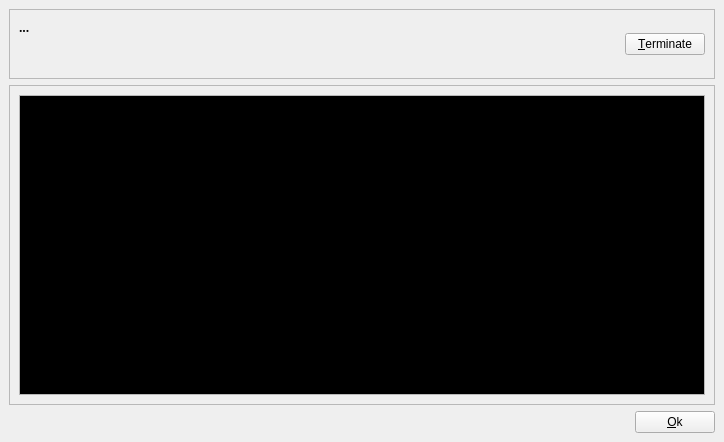
<?xml version="1.0" encoding="UTF-8"?>
<ui version="4.0">
 <class>Console</class>
 <widget class="QMainWindow" name="Console">
  <property name="geometry">
   <rect>
    <x>0</x>
    <y>0</y>
    <width>724</width>
    <height>442</height>
   </rect>
  </property>
  <property name="windowTitle">
   <string>Action output window - QGit</string>
  </property>
  <property name="windowIcon">
   <iconset resource="icons.qrc">
    <normaloff>:/icons/resources/utilities-terminal.svg</normaloff>:/icons/resources/utilities-terminal.svg</iconset>
  </property>
  <widget class="QWidget" name="widget">
   <layout class="QHBoxLayout">
    <property name="spacing">
     <number>6</number>
    </property>
    <property name="leftMargin">
     <number>9</number>
    </property>
    <property name="topMargin">
     <number>9</number>
    </property>
    <property name="rightMargin">
     <number>9</number>
    </property>
    <property name="bottomMargin">
     <number>9</number>
    </property>
    <item>
     <layout class="QVBoxLayout">
      <property name="spacing">
       <number>6</number>
      </property>
      <property name="leftMargin">
       <number>0</number>
      </property>
      <property name="topMargin">
       <number>0</number>
      </property>
      <property name="rightMargin">
       <number>0</number>
      </property>
      <property name="bottomMargin">
       <number>0</number>
      </property>
      <item>
       <widget class="QFrame" name="frame_3">
        <property name="sizePolicy">
         <sizepolicy hsizetype="Preferred" vsizetype="Minimum">
          <horstretch>0</horstretch>
          <verstretch>0</verstretch>
         </sizepolicy>
        </property>
        <property name="minimumSize">
         <size>
          <width>16</width>
          <height>70</height>
         </size>
        </property>
        <property name="frameShape">
         <enum>QFrame::StyledPanel</enum>
        </property>
        <property name="frameShadow">
         <enum>QFrame::Plain</enum>
        </property>
        <layout class="QHBoxLayout">
         <property name="spacing">
          <number>6</number>
         </property>
         <property name="leftMargin">
          <number>9</number>
         </property>
         <property name="topMargin">
          <number>9</number>
         </property>
         <property name="rightMargin">
          <number>9</number>
         </property>
         <property name="bottomMargin">
          <number>9</number>
         </property>
         <item>
          <layout class="QHBoxLayout">
           <property name="spacing">
            <number>6</number>
           </property>
           <property name="leftMargin">
            <number>0</number>
           </property>
           <property name="topMargin">
            <number>0</number>
           </property>
           <property name="rightMargin">
            <number>0</number>
           </property>
           <property name="bottomMargin">
            <number>0</number>
           </property>
           <item>
            <widget class="QLabel" name="textLabelCmd">
             <property name="sizePolicy">
              <sizepolicy hsizetype="Preferred" vsizetype="Preferred">
               <horstretch>3</horstretch>
               <verstretch>0</verstretch>
              </sizepolicy>
             </property>
             <property name="font">
              <font>
               <family>Sans Serif</family>
               <pointsize>9</pointsize>
               <weight>75</weight>
               <italic>false</italic>
               <bold>true</bold>
               <underline>false</underline>
               <strikeout>false</strikeout>
              </font>
             </property>
             <property name="toolTip">
              <string>Shows action definition</string>
             </property>
             <property name="text">
              <string>...</string>
             </property>
             <property name="textFormat">
              <enum>Qt::PlainText</enum>
             </property>
             <property name="alignment">
              <set>Qt::AlignLeading|Qt::AlignLeft|Qt::AlignTop</set>
             </property>
             <property name="wordWrap">
              <bool>true</bool>
             </property>
            </widget>
           </item>
           <item>
            <spacer>
             <property name="orientation">
              <enum>Qt::Horizontal</enum>
             </property>
             <property name="sizeHint" stdset="0">
              <size>
               <width>40</width>
               <height>20</height>
              </size>
             </property>
            </spacer>
           </item>
           <item>
            <widget class="QPushButton" name="pushButtonTerminate">
             <property name="sizePolicy">
              <sizepolicy hsizetype="Minimum" vsizetype="Fixed">
               <horstretch>0</horstretch>
               <verstretch>0</verstretch>
              </sizepolicy>
             </property>
             <property name="toolTip">
              <string>Click to terminate action execution</string>
             </property>
             <property name="text">
              <string>&amp;Terminate</string>
             </property>
             <property name="icon">
              <iconset resource="icons.qrc">
               <normaloff>:/icons/resources/window-close.svg</normaloff>:/icons/resources/window-close.svg</iconset>
             </property>
             <property name="autoDefault">
              <bool>true</bool>
             </property>
             <property name="flat">
              <bool>false</bool>
             </property>
            </widget>
           </item>
          </layout>
         </item>
        </layout>
       </widget>
      </item>
      <item>
       <widget class="QFrame" name="frame">
        <property name="frameShape">
         <enum>QFrame::StyledPanel</enum>
        </property>
        <property name="frameShadow">
         <enum>QFrame::Plain</enum>
        </property>
        <layout class="QHBoxLayout">
         <property name="spacing">
          <number>6</number>
         </property>
         <property name="leftMargin">
          <number>9</number>
         </property>
         <property name="topMargin">
          <number>9</number>
         </property>
         <property name="rightMargin">
          <number>9</number>
         </property>
         <property name="bottomMargin">
          <number>9</number>
         </property>
         <item>
          <widget class="QTextEdit" name="textEditOutput">
           <property name="palette">
            <palette>
             <active>
              <colorrole role="WindowText">
               <brush brushstyle="SolidPattern">
                <color alpha="255">
                 <red>0</red>
                 <green>0</green>
                 <blue>0</blue>
                </color>
               </brush>
              </colorrole>
              <colorrole role="Button">
               <brush brushstyle="SolidPattern">
                <color alpha="255">
                 <red>221</red>
                 <green>223</green>
                 <blue>228</blue>
                </color>
               </brush>
              </colorrole>
              <colorrole role="Light">
               <brush brushstyle="SolidPattern">
                <color alpha="255">
                 <red>255</red>
                 <green>255</green>
                 <blue>255</blue>
                </color>
               </brush>
              </colorrole>
              <colorrole role="Midlight">
               <brush brushstyle="SolidPattern">
                <color alpha="255">
                 <red>255</red>
                 <green>255</green>
                 <blue>255</blue>
                </color>
               </brush>
              </colorrole>
              <colorrole role="Dark">
               <brush brushstyle="SolidPattern">
                <color alpha="255">
                 <red>85</red>
                 <green>85</green>
                 <blue>85</blue>
                </color>
               </brush>
              </colorrole>
              <colorrole role="Mid">
               <brush brushstyle="SolidPattern">
                <color alpha="255">
                 <red>199</red>
                 <green>199</green>
                 <blue>199</blue>
                </color>
               </brush>
              </colorrole>
              <colorrole role="Text">
               <brush brushstyle="SolidPattern">
                <color alpha="255">
                 <red>85</red>
                 <green>255</green>
                 <blue>0</blue>
                </color>
               </brush>
              </colorrole>
              <colorrole role="BrightText">
               <brush brushstyle="SolidPattern">
                <color alpha="255">
                 <red>255</red>
                 <green>255</green>
                 <blue>255</blue>
                </color>
               </brush>
              </colorrole>
              <colorrole role="ButtonText">
               <brush brushstyle="SolidPattern">
                <color alpha="255">
                 <red>0</red>
                 <green>0</green>
                 <blue>0</blue>
                </color>
               </brush>
              </colorrole>
              <colorrole role="Base">
               <brush brushstyle="SolidPattern">
                <color alpha="255">
                 <red>0</red>
                 <green>0</green>
                 <blue>0</blue>
                </color>
               </brush>
              </colorrole>
              <colorrole role="Window">
               <brush brushstyle="SolidPattern">
                <color alpha="255">
                 <red>239</red>
                 <green>239</green>
                 <blue>239</blue>
                </color>
               </brush>
              </colorrole>
              <colorrole role="Shadow">
               <brush brushstyle="SolidPattern">
                <color alpha="255">
                 <red>0</red>
                 <green>0</green>
                 <blue>0</blue>
                </color>
               </brush>
              </colorrole>
              <colorrole role="Highlight">
               <brush brushstyle="SolidPattern">
                <color alpha="255">
                 <red>103</red>
                 <green>141</green>
                 <blue>178</blue>
                </color>
               </brush>
              </colorrole>
              <colorrole role="HighlightedText">
               <brush brushstyle="SolidPattern">
                <color alpha="255">
                 <red>255</red>
                 <green>255</green>
                 <blue>255</blue>
                </color>
               </brush>
              </colorrole>
              <colorrole role="Link">
               <brush brushstyle="SolidPattern">
                <color alpha="255">
                 <red>0</red>
                 <green>0</green>
                 <blue>238</blue>
                </color>
               </brush>
              </colorrole>
              <colorrole role="LinkVisited">
               <brush brushstyle="SolidPattern">
                <color alpha="255">
                 <red>82</red>
                 <green>24</green>
                 <blue>139</blue>
                </color>
               </brush>
              </colorrole>
              <colorrole role="AlternateBase">
               <brush brushstyle="SolidPattern">
                <color alpha="255">
                 <red>232</red>
                 <green>232</green>
                 <blue>232</blue>
                </color>
               </brush>
              </colorrole>
             </active>
             <inactive>
              <colorrole role="WindowText">
               <brush brushstyle="SolidPattern">
                <color alpha="255">
                 <red>0</red>
                 <green>0</green>
                 <blue>0</blue>
                </color>
               </brush>
              </colorrole>
              <colorrole role="Button">
               <brush brushstyle="SolidPattern">
                <color alpha="255">
                 <red>221</red>
                 <green>223</green>
                 <blue>228</blue>
                </color>
               </brush>
              </colorrole>
              <colorrole role="Light">
               <brush brushstyle="SolidPattern">
                <color alpha="255">
                 <red>255</red>
                 <green>255</green>
                 <blue>255</blue>
                </color>
               </brush>
              </colorrole>
              <colorrole role="Midlight">
               <brush brushstyle="SolidPattern">
                <color alpha="255">
                 <red>255</red>
                 <green>255</green>
                 <blue>255</blue>
                </color>
               </brush>
              </colorrole>
              <colorrole role="Dark">
               <brush brushstyle="SolidPattern">
                <color alpha="255">
                 <red>85</red>
                 <green>85</green>
                 <blue>85</blue>
                </color>
               </brush>
              </colorrole>
              <colorrole role="Mid">
               <brush brushstyle="SolidPattern">
                <color alpha="255">
                 <red>199</red>
                 <green>199</green>
                 <blue>199</blue>
                </color>
               </brush>
              </colorrole>
              <colorrole role="Text">
               <brush brushstyle="SolidPattern">
                <color alpha="255">
                 <red>85</red>
                 <green>255</green>
                 <blue>0</blue>
                </color>
               </brush>
              </colorrole>
              <colorrole role="BrightText">
               <brush brushstyle="SolidPattern">
                <color alpha="255">
                 <red>255</red>
                 <green>255</green>
                 <blue>255</blue>
                </color>
               </brush>
              </colorrole>
              <colorrole role="ButtonText">
               <brush brushstyle="SolidPattern">
                <color alpha="255">
                 <red>0</red>
                 <green>0</green>
                 <blue>0</blue>
                </color>
               </brush>
              </colorrole>
              <colorrole role="Base">
               <brush brushstyle="SolidPattern">
                <color alpha="255">
                 <red>0</red>
                 <green>0</green>
                 <blue>0</blue>
                </color>
               </brush>
              </colorrole>
              <colorrole role="Window">
               <brush brushstyle="SolidPattern">
                <color alpha="255">
                 <red>239</red>
                 <green>239</green>
                 <blue>239</blue>
                </color>
               </brush>
              </colorrole>
              <colorrole role="Shadow">
               <brush brushstyle="SolidPattern">
                <color alpha="255">
                 <red>0</red>
                 <green>0</green>
                 <blue>0</blue>
                </color>
               </brush>
              </colorrole>
              <colorrole role="Highlight">
               <brush brushstyle="SolidPattern">
                <color alpha="255">
                 <red>103</red>
                 <green>141</green>
                 <blue>178</blue>
                </color>
               </brush>
              </colorrole>
              <colorrole role="HighlightedText">
               <brush brushstyle="SolidPattern">
                <color alpha="255">
                 <red>255</red>
                 <green>255</green>
                 <blue>255</blue>
                </color>
               </brush>
              </colorrole>
              <colorrole role="Link">
               <brush brushstyle="SolidPattern">
                <color alpha="255">
                 <red>0</red>
                 <green>0</green>
                 <blue>238</blue>
                </color>
               </brush>
              </colorrole>
              <colorrole role="LinkVisited">
               <brush brushstyle="SolidPattern">
                <color alpha="255">
                 <red>82</red>
                 <green>24</green>
                 <blue>139</blue>
                </color>
               </brush>
              </colorrole>
              <colorrole role="AlternateBase">
               <brush brushstyle="SolidPattern">
                <color alpha="255">
                 <red>232</red>
                 <green>232</green>
                 <blue>232</blue>
                </color>
               </brush>
              </colorrole>
             </inactive>
             <disabled>
              <colorrole role="WindowText">
               <brush brushstyle="SolidPattern">
                <color alpha="255">
                 <red>128</red>
                 <green>128</green>
                 <blue>128</blue>
                </color>
               </brush>
              </colorrole>
              <colorrole role="Button">
               <brush brushstyle="SolidPattern">
                <color alpha="255">
                 <red>221</red>
                 <green>223</green>
                 <blue>228</blue>
                </color>
               </brush>
              </colorrole>
              <colorrole role="Light">
               <brush brushstyle="SolidPattern">
                <color alpha="255">
                 <red>255</red>
                 <green>255</green>
                 <blue>255</blue>
                </color>
               </brush>
              </colorrole>
              <colorrole role="Midlight">
               <brush brushstyle="SolidPattern">
                <color alpha="255">
                 <red>255</red>
                 <green>255</green>
                 <blue>255</blue>
                </color>
               </brush>
              </colorrole>
              <colorrole role="Dark">
               <brush brushstyle="SolidPattern">
                <color alpha="255">
                 <red>85</red>
                 <green>85</green>
                 <blue>85</blue>
                </color>
               </brush>
              </colorrole>
              <colorrole role="Mid">
               <brush brushstyle="SolidPattern">
                <color alpha="255">
                 <red>199</red>
                 <green>199</green>
                 <blue>199</blue>
                </color>
               </brush>
              </colorrole>
              <colorrole role="Text">
               <brush brushstyle="SolidPattern">
                <color alpha="255">
                 <red>199</red>
                 <green>199</green>
                 <blue>199</blue>
                </color>
               </brush>
              </colorrole>
              <colorrole role="BrightText">
               <brush brushstyle="SolidPattern">
                <color alpha="255">
                 <red>255</red>
                 <green>255</green>
                 <blue>255</blue>
                </color>
               </brush>
              </colorrole>
              <colorrole role="ButtonText">
               <brush brushstyle="SolidPattern">
                <color alpha="255">
                 <red>128</red>
                 <green>128</green>
                 <blue>128</blue>
                </color>
               </brush>
              </colorrole>
              <colorrole role="Base">
               <brush brushstyle="SolidPattern">
                <color alpha="255">
                 <red>239</red>
                 <green>239</green>
                 <blue>239</blue>
                </color>
               </brush>
              </colorrole>
              <colorrole role="Window">
               <brush brushstyle="SolidPattern">
                <color alpha="255">
                 <red>239</red>
                 <green>239</green>
                 <blue>239</blue>
                </color>
               </brush>
              </colorrole>
              <colorrole role="Shadow">
               <brush brushstyle="SolidPattern">
                <color alpha="255">
                 <red>0</red>
                 <green>0</green>
                 <blue>0</blue>
                </color>
               </brush>
              </colorrole>
              <colorrole role="Highlight">
               <brush brushstyle="SolidPattern">
                <color alpha="255">
                 <red>86</red>
                 <green>117</green>
                 <blue>148</blue>
                </color>
               </brush>
              </colorrole>
              <colorrole role="HighlightedText">
               <brush brushstyle="SolidPattern">
                <color alpha="255">
                 <red>255</red>
                 <green>255</green>
                 <blue>255</blue>
                </color>
               </brush>
              </colorrole>
              <colorrole role="Link">
               <brush brushstyle="SolidPattern">
                <color alpha="255">
                 <red>0</red>
                 <green>0</green>
                 <blue>238</blue>
                </color>
               </brush>
              </colorrole>
              <colorrole role="LinkVisited">
               <brush brushstyle="SolidPattern">
                <color alpha="255">
                 <red>82</red>
                 <green>24</green>
                 <blue>139</blue>
                </color>
               </brush>
              </colorrole>
              <colorrole role="AlternateBase">
               <brush brushstyle="SolidPattern">
                <color alpha="255">
                 <red>232</red>
                 <green>232</green>
                 <blue>232</blue>
                </color>
               </brush>
              </colorrole>
             </disabled>
            </palette>
           </property>
           <property name="acceptDrops">
            <bool>false</bool>
           </property>
           <property name="undoRedoEnabled">
            <bool>false</bool>
           </property>
           <property name="readOnly">
            <bool>true</bool>
           </property>
           <property name="acceptRichText">
            <bool>false</bool>
           </property>
          </widget>
         </item>
        </layout>
       </widget>
      </item>
      <item>
       <layout class="QHBoxLayout">
        <property name="spacing">
         <number>6</number>
        </property>
        <property name="leftMargin">
         <number>0</number>
        </property>
        <property name="topMargin">
         <number>0</number>
        </property>
        <property name="rightMargin">
         <number>0</number>
        </property>
        <property name="bottomMargin">
         <number>0</number>
        </property>
        <item>
         <spacer>
          <property name="orientation">
           <enum>Qt::Horizontal</enum>
          </property>
          <property name="sizeHint" stdset="0">
           <size>
            <width>531</width>
            <height>20</height>
           </size>
          </property>
         </spacer>
        </item>
        <item>
         <widget class="QPushButton" name="pushButtonOk">
          <property name="sizePolicy">
           <sizepolicy hsizetype="Minimum" vsizetype="Fixed">
            <horstretch>0</horstretch>
            <verstretch>0</verstretch>
           </sizepolicy>
          </property>
          <property name="toolTip">
           <string>Click to close window. Warning action will not be terminated if running</string>
          </property>
          <property name="text">
           <string>&amp;Ok</string>
          </property>
          <property name="autoDefault">
           <bool>true</bool>
          </property>
         </widget>
        </item>
       </layout>
      </item>
     </layout>
    </item>
   </layout>
  </widget>
  <action name="actionTerminate">
   <property name="text">
    <string>Terminate</string>
   </property>
  </action>
 </widget>
 <layoutdefault spacing="6" margin="11"/>
 <tabstops>
  <tabstop>pushButtonTerminate</tabstop>
  <tabstop>pushButtonOk</tabstop>
  <tabstop>textEditOutput</tabstop>
 </tabstops>
 <resources>
  <include location="icons.qrc"/>
 </resources>
 <connections>
  <connection>
   <sender>pushButtonTerminate</sender>
   <signal>clicked()</signal>
   <receiver>Console</receiver>
   <slot>pushButtonTerminate_clicked()</slot>
   <hints>
    <hint type="sourcelabel">
     <x>658</x>
     <y>49</y>
    </hint>
    <hint type="destinationlabel">
     <x>361</x>
     <y>220</y>
    </hint>
   </hints>
  </connection>
  <connection>
   <sender>pushButtonOk</sender>
   <signal>clicked()</signal>
   <receiver>Console</receiver>
   <slot>pushButtonOk_clicked()</slot>
   <hints>
    <hint type="sourcelabel">
     <x>658</x>
     <y>404</y>
    </hint>
    <hint type="destinationlabel">
     <x>361</x>
     <y>220</y>
    </hint>
   </hints>
  </connection>
 </connections>
</ui>
